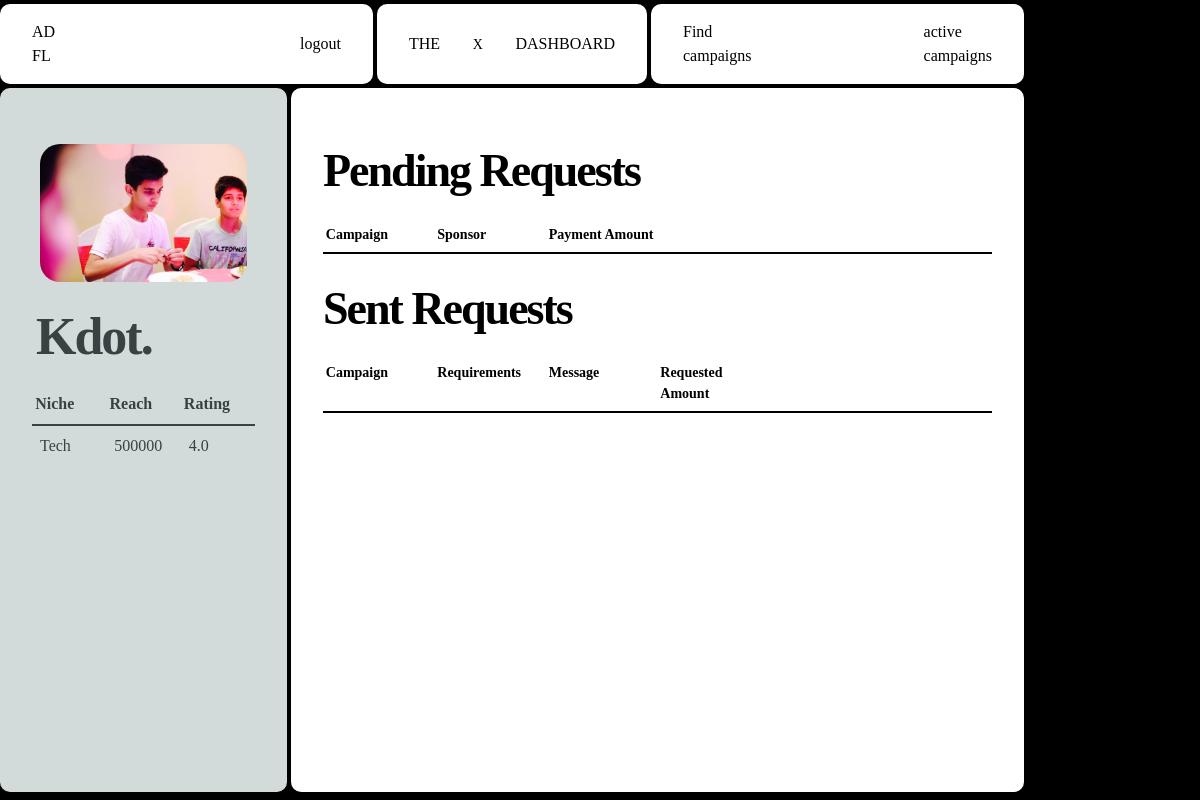
The app's page /influencer/dashboard (signed in) with its own data.
### website/models.py (models this page shows)
class Influencer(db.Model, UserMixin):
    __tablename__ = 'influencer'
    id = db.Column(db.Integer, primary_key=True)
    name = db.Column(db.String(150), nullable=False)
    email = db.Column(db.String(150), nullable=False)
    profile_picture = db.Column(db.String(100), nullable=False)
    niche = db.Column(db.String(100), nullable=False)
    reach = db.Column(db.Integer, nullable=False)
    user_id = Column(Integer, ForeignKey('user.id'), nullable=False)
    platform= db.Column(db.String(100), nullable=False)
    bank_account_balance = db.Column(db.Float, default=0.0)

### website/influencer.py (the view)
@influencer.route('/dashboard', methods=['GET', 'POST'])
@role_required('Influencer')
@login_required
def dashboard():
    influencers = current_user.influencers
    influencer = influencers[0] if influencers else None
    avg_rating_query = db.session.query(func.avg(Rating.rating).label('average_rating')).filter(
        Rating.ratee_id == influencer.id).first()
    average_rating = avg_rating_query.average_rating
    if influencer:
        ad_requests = AdRequest.query.filter_by(influencer_id=influencer.id).all()
        campaignRequests = campaignRequest.query.filter_by(influencer_id=influencer.id).all()
        campaign_requests_with_details = []
        for campaign_request in campaignRequests:
            campaign = Campaign.query.get(campaign_request.campaign_id)
            if campaign:
                campaign_name = campaign.name
                campaign_requests_with_details.append({
                    'campaign_request': campaign_request,
                    'campaign_name': campaign_name
                })
            else:
                flash('Campaign not found', category='error')
        ad_requests_with_details = []
        for ad_request in ad_requests:
            campaign = Campaign.query.get(ad_request.campaign_id)
            user = User.query.get(campaign.user_id)
            ad_requests_with_details.append({
                'ad_request': ad_request,
                'campaign_name': campaign.name,
                'user_name': user.name
            })
        transactions = Transaction.query.filter_by(influencer_id=influencer.id).all()
        total_earnings = sum(transaction.amount for transaction in transactions)
        return render_template("Influencer/dashboard.html", campaign_requests=campaign_requests_with_details,
                               user=current_user, influencer=influencer, ad_requests=ad_requests_with_details,
                               total_earnings=total_earnings, average_rating=average_rating)
    return render_template("Influencer/dashboard.html")

### website/auth.py (called while the page is built)
def role_required(role):
    def decorator(f):
        @wraps(f)
        def decorated_function(*args, **kwargs):
            if current_user.role != role:
                abort(403)
            return f(*args, **kwargs)
        return decorated_function
    return decorator

### website/templates/Influencer/dashboard.html (shortened to what this page needs)
{% extends "base.html" %} {% block head %}
<link
  rel="stylesheet"
  href="{{ url_for('static', filename='src/influencer_css/influencer_dashboard.css') }}"
/>
{% endblock %} {% block content %}
<div class="container">
   {% if influencer %}
  <nav>
    <div class="nav-1">
      <p class="logo view">
        AD <br />
        FL
      </p>
      <a href="{{ url_for('views.logout') }}" class="view">logout</a>
    </div>
    <div class="nav-2">
      <p class="menu-button">the</p>
      <p class="x">x</p>
      <p class="menu-button">dashboard</p>
    </div>
    <div class="nav-3">
      <a href="{{ url_for('influencer.viewCampaigns') }}" class="create view">
        Find <br />
        campaigns
      </a>
      <a
        href="{{ url_for('influencer.activeCampaigns') }}"
        class="pattern-2 view"
      >
        active <br />
        campaigns
      </a>
    </div>
  </nav>
  <div class="content-wrapper">
    <div class="col-1 col">
      <div class="pfp-wrapper">
        <img
          src="{{ url_for('static', filename='uploads/' + influencer.profile_picture) }}"
          alt="{{ influencer.name }}'s profile picture"
          class="pfp"
        />
      </div>
      <div class="name">{{ influencer.name }}</div>
      <div class="table-wrapper">
        <table class="first-table">
          <thead>
            <tr>
              <th>Niche</th>
              <th>Reach</th>
              <th>Rating</th>
            </tr>
          </thead>
          <tbody>
            <tr>
              <td>{{ influencer.niche }}</td>
              <td>{{ influencer.reach }}</td>
              <td>
                {{average_rating}}
              </td>
            </tr>
          </tbody>
        </table>
      </div>
    </div>
    <div class="col-2 col">
      <h1>Pending Requests</h1>
      <div class="table-wrapper-2 m-xl">
        <table class="second-table">
          <thead>
            <tr>
              <th>Campaign</th>
              <th>Sponsor</th>
              <th>Payment Amount</th>
              <th></th>
              <th></th>
              <th></th>
            </tr>
          </thead>
        </table>
      </div>
      <h1>Sent Requests</h1>
      <div class="table-wrapper-2">
        <table class="second-table">
          <thead>
            <tr>
              <th>Campaign</th>
              <th>Requirements</th>
              <th>Message</th>
              <th>Requested Amount</th>
              <th></th>
              <th></th>
            </tr>
          </thead>
        </table>
      </div>
    </div>
  </div>
</div>
{% endif %} {% endblock %}

### website/static/css/main.css (style rules this page uses)
html, :host { line-height: 1.5; -webkit-text-size-adjust: 100%; -moz-tab-size: 4; -o-tab-size: 4; tab-size: 4; font-family: ui-sans-serif, system-ui, sans-serif, "Apple Color Emoji", "Segoe UI Emoji", "Segoe UI Symbol", "Noto Color Emoji"; font-feature-settings: normal; font-variation-settings: normal; -webkit-tap-highlight-color: transparent; }
body { margin: 0; line-height: inherit; }
h1, h2, h3, h4, h5, h6 { font-size: inherit; font-weight: inherit; }
a { color: inherit; text-decoration: inherit; }
table { text-indent: 0; border-color: inherit; border-collapse: collapse; }
blockquote, dl, dd, h1, h2, h3, h4, h5, h6, hr, figure, p, pre { margin: 0; }
img, svg, video, canvas, audio, iframe, embed, object { display: block; vertical-align: middle; }
img, video { max-width: 100%; height: auto; }
.container { width: 100%; }
@media (min-width: 640px) { .container { max-width: 640px; } }
@media (min-width: 768px) { .container { max-width: 768px; } }
@media (min-width: 1024px) { .container { max-width: 1024px; } }
* { margin: 0; padding: 0; }

### website/static/src/input.css (style rules this page uses)
* { margin: 0; padding: 0; }

### website/static/src/influencer_css/influencer_dashboard.css (style rules this page uses)
* { margin: 0; padding: 0; box-sizing: border-box; }
html, body { width: 100vw; height: 100%; background-color: #000; color: #000; font-family: "Arame"; overflow: hidden; }
p { text-transform: uppercase; }
.x { font-size: 14px; }
.container { width: 100%; height: 100vh; display: flex; flex-direction: column; gap: 0.25em; }
nav { width: 100%; flex: 1; display: flex; gap: 0.25em; padding: 0.25em 0 0 0; background-color: #000; }
nav > div { display: flex; justify-content: space-between; align-items: center; padding: 1em 2em; background: #fff; color: #000; border-radius: 10px; }
.nav-1 { flex: 3; }
.nav-2 { flex: 2; }
.nav-3 { flex: 3; }
.content-wrapper { flex: 12; width: 100%; height: 100%; display: flex; padding: 0 0 0.5em 0; background-color: #000; gap: 0.25em; overflow: hidden; }
.content-wrapper .col { border-radius: 10px; background: #ffffff; padding: 3em 2em; position: relative; }
.content-wrapper .col-1 { background-color: #d3dada; flex: 3; display: flex; flex-direction: column; gap: 0.25em; position: relative; cursor: pointer; }
.col-2 { flex: 9; display: flex; flex-direction: column; }
.first-table { width: 100%; border-collapse: collapse; table-layout: fixed; color: #384243; }
.first-table th { position: sticky; top: 0; z-index: 1; background-color: #d3dada; padding: 0.5em 0.2em; border-bottom: 2px solid #384243; text-align: left; }
.first-table td { padding: 0.5em 0.5em; text-align: left; vertical-align: top; word-wrap: break-word; white-space: normal; }
.view { cursor: pointer; transition: all 0.2s ease-out; }
.col-2 h1 { font-weight: bold; letter-spacing: -2px; font-size: 46px; margin-bottom: 12px; }
.table-wrapper-2 { width: 100%; overflow-x: auto; overflow-y: auto; display: flex; justify-content: center; }
.second-table { width: 100%; border-collapse: collapse; table-layout: fixed; }
.second-table th { position: sticky; top: 0; z-index: 1; background-color: #fff; padding: 0.5em 0.2em; border-bottom: 2px solid #000; text-align: left; vertical-align: top; word-wrap: break-word; white-space: normal; font-size: 14px; }
.pfp-wrapper { width: 100%; height: auto; display: flex; justify-content: center; align-items: center; border-radius: 10px; padding: 0.5em 0.5em; transition: opacity 0.3s ease; }
.pfp { width: 100%; max-height: 380px; object-fit: cover; border-radius: 20px; }
.name { color: rgb(56, 66, 67); font-weight: bold; letter-spacing: -2px; font-size: 52px; transition: all 0.3s ease; padding: 4px; }
.table-wrapper { width: 100%; height: 100%; display: flex; justify-content: center; transition: all 0.3s ease; }
.m-xl { margin-bottom: 20px; }
a { text-decoration: none; color: inherit; }

### records on screen
Influencer: profile_picture (picture), name "Kdot.", niche "Tech", reach "500000"

### other values on screen
{{ average_rating }} "4.0"
